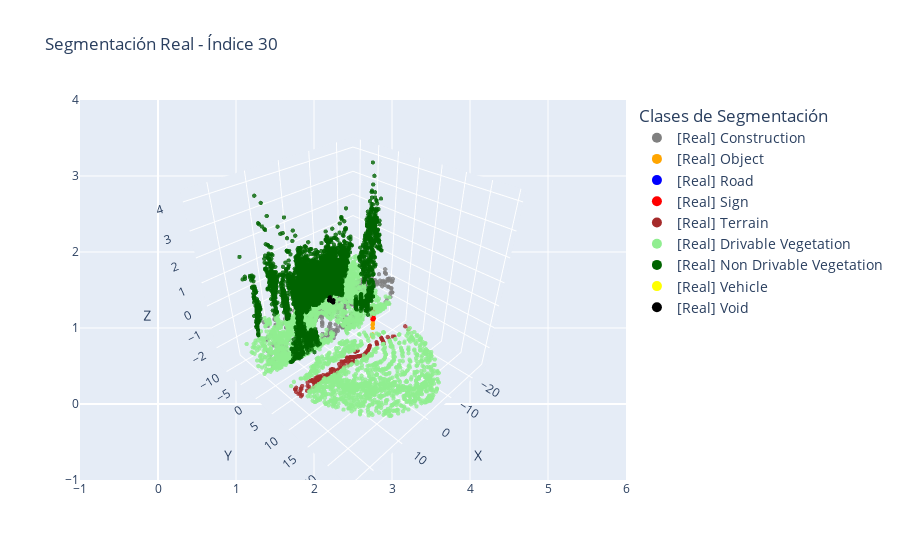
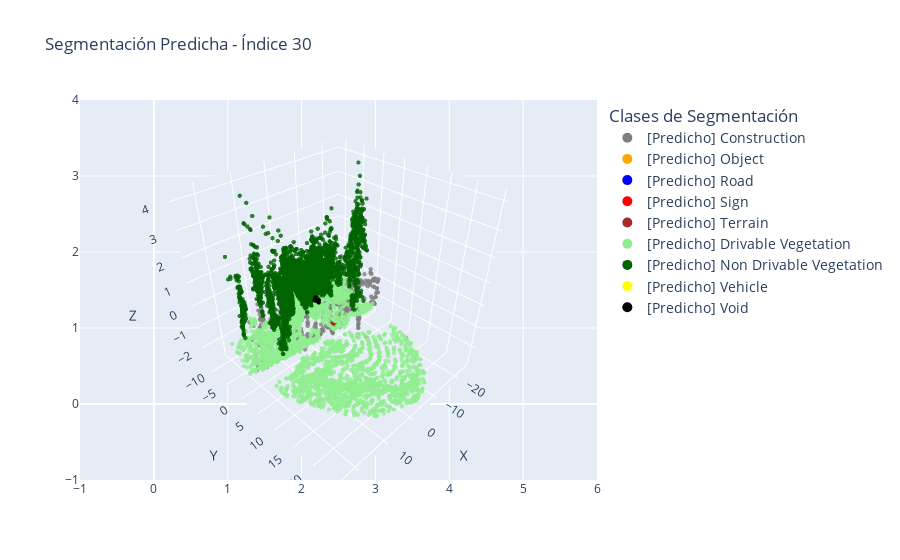

Notebook code cell kept with these figures, in order:
### Code cell
visualizar_comparacion_segmentacion(points_list, labels_list, preds_list, indice=30)

### Figure 1 — Plotly figure (JSON) as saved in the notebook; plotly's stock layout.template omitted (floating-point values rounded to 4 significant figures; data arrays with more than 128 entries replaced by an {"elided": "..."} marker saying what was removed)
{"data": [{"marker": {"color": "gray", "opacity": 0.8, "size": 1.5}, "mode": "markers", "name": "[Real] Construction", "showlegend": false, "type": "scatter3d", "x": {"elided": "2080 float values"}, "y": {"elided": "2080 float values"}, "z": {"elided": "2080 float values"}}, {"marker": {"color": "orange", "opacity": 0.8, "size": 1.5}, "mode": "markers", "name": "[Real] Object", "showlegend": false, "type": "scatter3d", "x": [-2.232, -2.22, -2.21, -2.177, -2.274, -2.227, -2.241, -2.171, -2.185, -2.182, -2.198, -2.201], "y": [10.47, 10.42, 10.43, 10.41, 10.48, 10.45, 10.45, 10.4, 10.44, 10.48, 10.44, 10.39], "z": [0.142, -0.6159, -0.4936, -1.088, 0.1423, -0.7827, 0.1829, -1.149, -0.7815, -0.5986, -1.195, -0.6551]}, {"marker": {"color": "red", "opacity": 0.8, "size": 1.5}, "mode": "markers", "name": "[Real] Sign", "showlegend": false, "type": "scatter3d", "x": [-2.172, -2.079, -2.202, -2.147, -2.088, -2.479, -2.317, -2.568, -2.352, -2.041, -2.298, -1.924, -2.12, -2.17, -2.448, -2.531, -2.521, -2.055, -2.369, -2.282, -2.124, -2.055, -2.141, -2.098, -2.244, -2.179, -2.296, -2.094, -1.95, -2.525, -2.132, -2.482, -1.966, -2.396, -2.415, -2.173, -2.163, -1.968, -1.959, -1.963, -2.408], "y": [10.44, 10.45, 10.46, 10.45, 10.44, 10.44, 10.44, 10.42, 10.41, 10.45, 10.47, 10.44, 10.45, 10.45, 10.42, 10.41, 10.44, 10.45, 10.43, 10.47, 10.47, 10.45, 10.47, 10.41, 10.47, 10.47, 10.44, 10.44, 10.46, 10.42, 10.46, 10.45, 10.47, 10.44, 10.45, 10.44, 10.47, 10.45, 10.44, 10.46, 10.4], "z": [-0.001867, -0.186, -0.207, -0.1247, -0.3086, -0.146, -0.1867, -0.001877, -0.3504, 0.03902, -0.001876, -0.1242, -0.3704, -0.08382, -0.3307, -0.3927, -0.1463, -0.2267, -0.3304, 0.03926, -0.04287, -0.3293, -0.0634, -0.02223, -0.1458, -0.1662, -0.3921, -0.2677, -0.3492, -0.08423, -0.08385, -0.3526, 0.03905, -0.04298, -0.1666, -0.268, 0.03919, -0.3081, -0.2058, 0.01857, -0.2273]}, {"marker": {"color": "brown", "opacity": 0.8, "size": 1.5}, "mode": "markers", "name": "[Real] Terrain", "showlegend": false, "type": "scatter3d", "x": {"elided": "182 float values"}, "y": {"elided": "182 float values"}, "z": {"elided": "182 float values"}}, {"marker": {"color": "lightgreen", "opacity": 0.8, "size": 1.5}, "mode": "markers", "name": "[Real] Drivable Vegetation", "showlegend": false, "type": "scatter3d", "x": {"elided": "3012 float values"}, "y": {"elided": "3012 float values"}, "z": {"elided": "3012 float values"}}, {"marker": {"color": "darkgreen", "opacity": 0.8, "size": 1.5}, "mode": "markers", "name": "[Real] Non Drivable Vegetation", "showlegend": false, "type": "scatter3d", "x": {"elided": "11022 float values"}, "y": {"elided": "11022 float values"}, "z": {"elided": "11022 float values"}}, {"marker": {"color": "black", "opacity": 0.8, "size": 1.5}, "mode": "markers", "name": "[Real] Void", "showlegend": false, "type": "scatter3d", "x": [-1.18, -1.214, -1.223, -1.119, -1.082, -1.073, -1.351, -1.149, -1.051, -1.14, -1.109, -1.221, -1.329, -1.191, -1.2, -1.266, -1.048, -1.216, -1.211, -1.219, -1.048, -1.172, -1.19, -1.08, -1.223, -1.282, -1.225, -1.231, -1.093, -1.061, -1.118, -1.225, -1.173, -1.121, -1.21], "y": [0.2866, 0.09345, 0.1257, 0.4913, -0.6351, -0.1987, 0.3882, 0.37, -0.2347, -0.5822, -0.3021, -0.1393, 0.4348, 0.2204, -0.1281, -0.6105, -0.6416, 0.1749, 0.02177, -0.08501, -0.2625, -0.4057, 0.3213, -0.6023, 0.1212, 0.4668, -0.09899, -0.05441, -0.3038, -0.2699, 0.5009, -0.0945, 0.253, 0.5219, 0.1018], "z": [-0.5663, -0.568, -0.5731, -0.5697, -0.5849, -0.5088, -0.5001, -0.5629, -0.5021, -0.5967, -0.4089, -0.5731, -0.4974, -0.5646, -0.5629, -0.5001, -0.5731, -0.5731, -0.5646, -0.5697, -0.5038, -0.5781, -0.5748, -0.5765, -0.5731, -0.4853, -0.5731, -0.5748, -0.5291, -0.5105, -0.5714, -0.5731, -0.5595, -0.5765, -0.5663]}, {"marker": {"color": "gray", "size": 10}, "mode": "markers", "name": "[Real] Construction", "showlegend": true, "type": "scatter", "x": [null], "y": [null]}, {"marker": {"color": "orange", "size": 10}, "mode": "markers", "name": "[Real] Object", "showlegend": true, "type": "scatter", "x": [null], "y": [null]}, {"marker": {"color": "blue", "size": 10}, "mode": "markers", "name": "[Real] Road", "showlegend": true, "type": "scatter", "x": [null], "y": [null]}, {"marker": {"color": "red", "size": 10}, "mode": "markers", "name": "[Real] Sign", "showlegend": true, "type": "scatter", "x": [null], "y": [null]}, {"marker": {"color": "brown", "size": 10}, "mode": "markers", "name": "[Real] Terrain", "showlegend": true, "type": "scatter", "x": [null], "y": [null]}, {"marker": {"color": "lightgreen", "size": 10}, "mode": "markers", "name": "[Real] Drivable Vegetation", "showlegend": true, "type": "scatter", "x": [null], "y": [null]}, {"marker": {"color": "darkgreen", "size": 10}, "mode": "markers", "name": "[Real] Non Drivable Vegetation", "showlegend": true, "type": "scatter", "x": [null], "y": [null]}, {"marker": {"color": "yellow", "size": 10}, "mode": "markers", "name": "[Real] Vehicle", "showlegend": true, "type": "scatter", "x": [null], "y": [null]}, {"marker": {"color": "black", "size": 10}, "mode": "markers", "name": "[Real] Void", "showlegend": true, "type": "scatter", "x": [null], "y": [null]}], "layout": {"legend": {"font": {"size": 14}, "title": {"text": "Clases de Segmentación"}}, "scene": {"xaxis": {"title": {"text": "X"}}, "yaxis": {"title": {"text": "Y"}}, "zaxis": {"title": {"text": "Z"}}}, "title": {"text": "Segmentación Real - Índice 30"}}}

### Figure 2 — Plotly figure (JSON) as saved in the notebook; plotly's stock layout.template omitted (floating-point values rounded to 4 significant figures; data arrays with more than 128 entries replaced by an {"elided": "..."} marker saying what was removed)
{"data": [{"marker": {"color": "gray", "opacity": 0.8, "size": 1.5}, "mode": "markers", "name": "[Predicho] Construction", "showlegend": false, "type": "scatter3d", "x": {"elided": "2500 float values"}, "y": {"elided": "2500 float values"}, "z": {"elided": "2500 float values"}}, {"marker": {"color": "brown", "opacity": 0.8, "size": 1.5}, "mode": "markers", "name": "[Predicho] Terrain", "showlegend": false, "type": "scatter3d", "x": [-7.786, -7.872, -7.851, -7.904, -7.771, -7.809, -21.44, -11.3], "y": [-0.1835, 0.567, 0.1905, 0.4239, -0.2972, -0.5871, 12.04, 7.093], "z": [-2.239, -2.269, -2.258, -2.276, -2.236, -2.252, -2.753, -2.436]}, {"marker": {"color": "lightgreen", "opacity": 0.8, "size": 1.5}, "mode": "markers", "name": "[Predicho] Drivable Vegetation", "showlegend": false, "type": "scatter3d", "x": {"elided": "3604 float values"}, "y": {"elided": "3604 float values"}, "z": {"elided": "3604 float values"}}, {"marker": {"color": "darkgreen", "opacity": 0.8, "size": 1.5}, "mode": "markers", "name": "[Predicho] Non Drivable Vegetation", "showlegend": false, "type": "scatter3d", "x": {"elided": "10237 float values"}, "y": {"elided": "10237 float values"}, "z": {"elided": "10237 float values"}}, {"marker": {"color": "black", "opacity": 0.8, "size": 1.5}, "mode": "markers", "name": "[Predicho] Void", "showlegend": false, "type": "scatter3d", "x": [-1.18, -1.214, -1.223, -1.119, -1.082, -1.073, -1.351, -1.149, -1.051, -1.14, -1.109, -1.221, -1.329, -1.191, -1.2, -1.266, -1.048, -1.216, -1.211, -1.219, -1.048, -1.172, -1.19, -1.08, -1.223, -1.282, -1.225, -1.231, -1.093, -1.061, -1.118, -1.225, -1.173, -1.121, -1.21], "y": [0.2866, 0.09345, 0.1257, 0.4913, -0.6351, -0.1987, 0.3882, 0.37, -0.2347, -0.5822, -0.3021, -0.1393, 0.4348, 0.2204, -0.1281, -0.6105, -0.6416, 0.1749, 0.02177, -0.08501, -0.2625, -0.4057, 0.3213, -0.6023, 0.1212, 0.4668, -0.09899, -0.05441, -0.3038, -0.2699, 0.5009, -0.0945, 0.253, 0.5219, 0.1018], "z": [-0.5663, -0.568, -0.5731, -0.5697, -0.5849, -0.5088, -0.5001, -0.5629, -0.5021, -0.5967, -0.4089, -0.5731, -0.4974, -0.5646, -0.5629, -0.5001, -0.5731, -0.5731, -0.5646, -0.5697, -0.5038, -0.5781, -0.5748, -0.5765, -0.5731, -0.4853, -0.5731, -0.5748, -0.5291, -0.5105, -0.5714, -0.5731, -0.5595, -0.5765, -0.5663]}, {"marker": {"color": "gray", "size": 10}, "mode": "markers", "name": "[Predicho] Construction", "showlegend": true, "type": "scatter", "x": [null], "y": [null]}, {"marker": {"color": "orange", "size": 10}, "mode": "markers", "name": "[Predicho] Object", "showlegend": true, "type": "scatter", "x": [null], "y": [null]}, {"marker": {"color": "blue", "size": 10}, "mode": "markers", "name": "[Predicho] Road", "showlegend": true, "type": "scatter", "x": [null], "y": [null]}, {"marker": {"color": "red", "size": 10}, "mode": "markers", "name": "[Predicho] Sign", "showlegend": true, "type": "scatter", "x": [null], "y": [null]}, {"marker": {"color": "brown", "size": 10}, "mode": "markers", "name": "[Predicho] Terrain", "showlegend": true, "type": "scatter", "x": [null], "y": [null]}, {"marker": {"color": "lightgreen", "size": 10}, "mode": "markers", "name": "[Predicho] Drivable Vegetation", "showlegend": true, "type": "scatter", "x": [null], "y": [null]}, {"marker": {"color": "darkgreen", "size": 10}, "mode": "markers", "name": "[Predicho] Non Drivable Vegetation", "showlegend": true, "type": "scatter", "x": [null], "y": [null]}, {"marker": {"color": "yellow", "size": 10}, "mode": "markers", "name": "[Predicho] Vehicle", "showlegend": true, "type": "scatter", "x": [null], "y": [null]}, {"marker": {"color": "black", "size": 10}, "mode": "markers", "name": "[Predicho] Void", "showlegend": true, "type": "scatter", "x": [null], "y": [null]}], "layout": {"legend": {"font": {"size": 14}, "title": {"text": "Clases de Segmentación"}}, "scene": {"xaxis": {"title": {"text": "X"}}, "yaxis": {"title": {"text": "Y"}}, "zaxis": {"title": {"text": "Z"}}}, "title": {"text": "Segmentación Predicha - Índice 30"}}}
